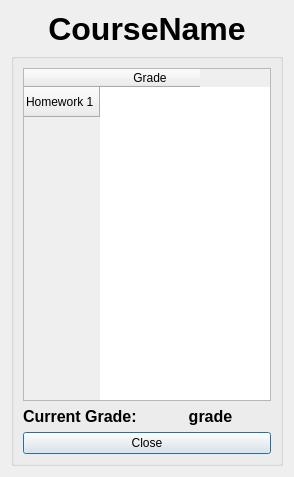
<?xml version="1.0" encoding="UTF-8"?>
<ui version="4.0">
 <class>student_course</class>
 <widget class="QDialog" name="student_course">
  <property name="geometry">
   <rect>
    <x>0</x>
    <y>0</y>
    <width>294</width>
    <height>477</height>
   </rect>
  </property>
  <property name="windowTitle">
   <string>Course Grades</string>
  </property>
  <layout class="QVBoxLayout" name="verticalLayout_2">
   <item>
    <widget class="QLabel" name="courseName">
     <property name="font">
      <font>
       <pointsize>24</pointsize>
       <weight>75</weight>
       <bold>true</bold>
      </font>
     </property>
     <property name="text">
      <string>CourseName</string>
     </property>
     <property name="alignment">
      <set>Qt::AlignCenter</set>
     </property>
    </widget>
   </item>
   <item>
    <widget class="QGroupBox" name="groupBox">
     <property name="title">
      <string/>
     </property>
     <layout class="QVBoxLayout" name="verticalLayout">
      <item>
       <widget class="QTableWidget" name="tableWidget">
        <property name="showGrid">
         <bool>false</bool>
        </property>
        <property name="gridStyle">
         <enum>Qt::NoPen</enum>
        </property>
        <row>
         <property name="text">
          <string>Homework 1</string>
         </property>
        </row>
        <column>
         <property name="text">
          <string>Grade</string>
         </property>
        </column>
        <item row="0" column="0">
         <property name="text">
          <string/>
         </property>
         <property name="textAlignment">
          <set>AlignCenter</set>
         </property>
         <property name="flags">
          <set>ItemIsEnabled</set>
         </property>
        </item>
       </widget>
      </item>
      <item>
       <layout class="QHBoxLayout" name="horizontalLayout">
        <item>
         <widget class="QLabel" name="label">
          <property name="font">
           <font>
            <pointsize>12</pointsize>
            <weight>75</weight>
            <bold>true</bold>
           </font>
          </property>
          <property name="text">
           <string>Current Grade:</string>
          </property>
         </widget>
        </item>
        <item>
         <widget class="QLabel" name="curr_grade">
          <property name="font">
           <font>
            <pointsize>12</pointsize>
            <weight>75</weight>
            <bold>true</bold>
           </font>
          </property>
          <property name="text">
           <string>grade</string>
          </property>
          <property name="alignment">
           <set>Qt::AlignCenter</set>
          </property>
         </widget>
        </item>
       </layout>
      </item>
      <item>
       <widget class="QPushButton" name="pushButton">
        <property name="sizePolicy">
         <sizepolicy hsizetype="Expanding" vsizetype="Fixed">
          <horstretch>0</horstretch>
          <verstretch>0</verstretch>
         </sizepolicy>
        </property>
        <property name="text">
         <string>Close</string>
        </property>
       </widget>
      </item>
     </layout>
    </widget>
   </item>
  </layout>
 </widget>
 <resources/>
 <connections/>
</ui>
